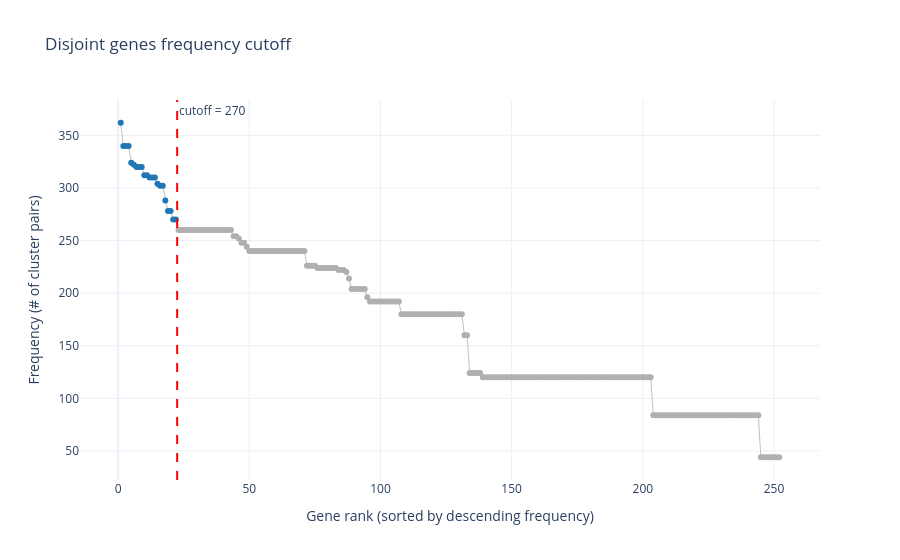
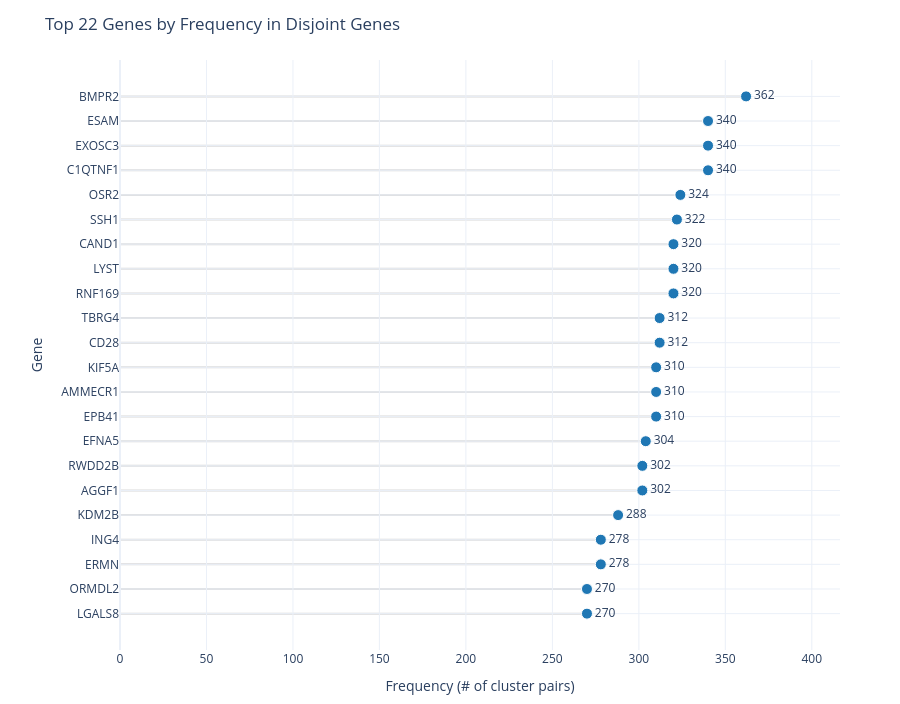

These figures' notebook cell, in order:
### Code cell
disjoint_freq_df = cds.compute_gene_frequencies(disjoint_df, "Disjoint Genes")
disjoint_cutoff = cds.compute_frequency_cutoff(disjoint_freq_df)
fig = cds.plot_frequency_cutoff(disjoint_freq_df, disjoint_cutoff, title="Disjoint genes frequency cutoff")
fig.show()

result = cds.summarize_genes(
    disjoint_df,
    gene_column="Disjoint Genes",
    gene_ids=genes_symbols,
    gene_similarity_matrix=wang_sim_matrix,
    label="Disjoint Genes",
)
print(f"Selected genes (>= frequency {result.cutoff_used}): {result.selected_genes}")
display(result.similarity_submatrix)
display(result.cooccurrence_df)
result.frequency_figure.show()

### Figure 1 — Plotly figure (JSON) as saved in the notebook; plotly's stock layout.template omitted (floating-point values rounded to 4 significant figures; data arrays with more than 128 entries replaced by an {"elided": "..."} marker saying what was removed)
{"data": [{"hovertemplate": "Rank: %{x}<br>Frequency: %{y}<extra></extra>", "line": {"color": "#c0c0c0", "width": 1}, "marker": {"color": {"elided": "252 str values"}, "size": 6}, "mode": "lines+markers", "type": "scatter", "x": {"elided": "252 int values"}, "y": {"elided": "252 int values"}}], "layout": {"annotations": [{"showarrow": false, "text": "cutoff = 270", "x": 22.5, "xanchor": "left", "xref": "x", "y": 1, "yanchor": "top", "yref": "y domain"}], "shapes": [{"line": {"color": "red", "dash": "dash"}, "type": "line", "x0": 22.5, "x1": 22.5, "xref": "x", "y0": 0, "y1": 1, "yref": "y domain"}], "title": {"text": "Disjoint genes frequency cutoff"}, "xaxis": {"title": {"text": "Gene rank (sorted by descending frequency)"}}, "yaxis": {"title": {"text": "Frequency (# of cluster pairs)"}}}}

### Figure 2 — Plotly figure (JSON) as saved in the notebook; plotly's stock layout.template omitted (floating-point values rounded to 4 significant figures)
{"data": [{"hovertemplate": "Gene: %{y}<br>Frequency: %{x}<extra></extra>", "marker": {"color": "#1f77b4", "line": {"color": "white", "width": 1}, "size": 11}, "mode": "markers+text", "showlegend": false, "text": [270.0, 270.0, 278.0, 278.0, 288.0, 302.0, 302.0, 304.0, 310.0, 310.0, 310.0, 312.0, 312.0, 320.0, 320.0, 320.0, 322.0, 324.0, 340.0, 340.0, 340.0, 362.0], "textposition": "middle right", "type": "scatter", "x": [270, 270, 278, 278, 288, 302, 302, 304, 310, 310, 310, 312, 312, 320, 320, 320, 322, 324, 340, 340, 340, 362], "y": ["LGALS8", "ORMDL2", "ERMN", "ING4", "KDM2B", "AGGF1", "RWDD2B", "EFNA5", "EPB41", "AMMECR1", "KIF5A", "CD28", "TBRG4", "RNF169", "LYST", "CAND1", "SSH1", "OSR2", "C1QTNF1", "EXOSC3", "ESAM", "BMPR2"]}], "layout": {"height": 704, "margin": {"b": 40, "l": 120, "r": 60, "t": 60}, "shapes": [{"layer": "below", "line": {"color": "#d8d8d8", "width": 2}, "type": "line", "x0": 0, "x1": 270, "y0": "LGALS8", "y1": "LGALS8"}, {"layer": "below", "line": {"color": "#d8d8d8", "width": 2}, "type": "line", "x0": 0, "x1": 270, "y0": "ORMDL2", "y1": "ORMDL2"}, {"layer": "below", "line": {"color": "#d8d8d8", "width": 2}, "type": "line", "x0": 0, "x1": 278, "y0": "ERMN", "y1": "ERMN"}, {"layer": "below", "line": {"color": "#d8d8d8", "width": 2}, "type": "line", "x0": 0, "x1": 278, "y0": "ING4", "y1": "ING4"}, {"layer": "below", "line": {"color": "#d8d8d8", "width": 2}, "type": "line", "x0": 0, "x1": 288, "y0": "KDM2B", "y1": "KDM2B"}, {"layer": "below", "line": {"color": "#d8d8d8", "width": 2}, "type": "line", "x0": 0, "x1": 302, "y0": "AGGF1", "y1": "AGGF1"}, {"layer": "below", "line": {"color": "#d8d8d8", "width": 2}, "type": "line", "x0": 0, "x1": 302, "y0": "RWDD2B", "y1": "RWDD2B"}, {"layer": "below", "line": {"color": "#d8d8d8", "width": 2}, "type": "line", "x0": 0, "x1": 304, "y0": "EFNA5", "y1": "EFNA5"}, {"layer": "below", "line": {"color": "#d8d8d8", "width": 2}, "type": "line", "x0": 0, "x1": 310, "y0": "EPB41", "y1": "EPB41"}, {"layer": "below", "line": {"color": "#d8d8d8", "width": 2}, "type": "line", "x0": 0, "x1": 310, "y0": "AMMECR1", "y1": "AMMECR1"}, {"layer": "below", "line": {"color": "#d8d8d8", "width": 2}, "type": "line", "x0": 0, "x1": 310, "y0": "KIF5A", "y1": "KIF5A"}, {"layer": "below", "line": {"color": "#d8d8d8", "width": 2}, "type": "line", "x0": 0, "x1": 312, "y0": "CD28", "y1": "CD28"}, {"layer": "below", "line": {"color": "#d8d8d8", "width": 2}, "type": "line", "x0": 0, "x1": 312, "y0": "TBRG4", "y1": "TBRG4"}, {"layer": "below", "line": {"color": "#d8d8d8", "width": 2}, "type": "line", "x0": 0, "x1": 320, "y0": "RNF169", "y1": "RNF169"}, {"layer": "below", "line": {"color": "#d8d8d8", "width": 2}, "type": "line", "x0": 0, "x1": 320, "y0": "LYST", "y1": "LYST"}, {"layer": "below", "line": {"color": "#d8d8d8", "width": 2}, "type": "line", "x0": 0, "x1": 320, "y0": "CAND1", "y1": "CAND1"}, {"layer": "below", "line": {"color": "#d8d8d8", "width": 2}, "type": "line", "x0": 0, "x1": 322, "y0": "SSH1", "y1": "SSH1"}, {"layer": "below", "line": {"color": "#d8d8d8", "width": 2}, "type": "line", "x0": 0, "x1": 324, "y0": "OSR2", "y1": "OSR2"}, {"layer": "below", "line": {"color": "#d8d8d8", "width": 2}, "type": "line", "x0": 0, "x1": 340, "y0": "C1QTNF1", "y1": "C1QTNF1"}, {"layer": "below", "line": {"color": "#d8d8d8", "width": 2}, "type": "line", "x0": 0, "x1": 340, "y0": "EXOSC3", "y1": "EXOSC3"}, {"layer": "below", "line": {"color": "#d8d8d8", "width": 2}, "type": "line", "x0": 0, "x1": 340, "y0": "ESAM", "y1": "ESAM"}, {"layer": "below", "line": {"color": "#d8d8d8", "width": 2}, "type": "line", "x0": 0, "x1": 362, "y0": "BMPR2", "y1": "BMPR2"}], "title": {"text": "Top 22 Genes by Frequency in Disjoint Genes"}, "xaxis": {"range": [0, 416.3], "title": {"text": "Frequency (# of cluster pairs)"}}, "yaxis": {"title": {"text": "Gene"}}}}
